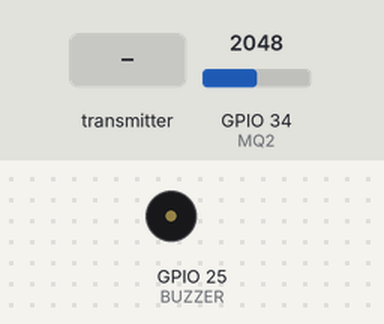
A sketch run on a simulated ESP32. On the bench: buzzer (waves = sounding, pin HIGH). The inputs (shaded band) are chosen by the test bench; at power-on: GPIO 34 (MQ2) = 2048. Random numbers use the default seed unless the sketch sets one; what the sketch prints to the serial monitor is not drawn.

Above: at 6.2 s.
6.3 s: GPIO 34 (MQ2) set to 2580
9.3 s: GPIO 34 (MQ2) set to 2656
At 10.6 s:
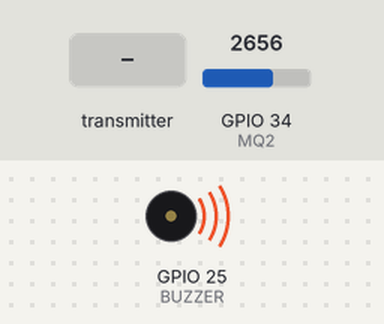
11.3 s: the transmitter starts sending messageID = 1
At 11.7 s:
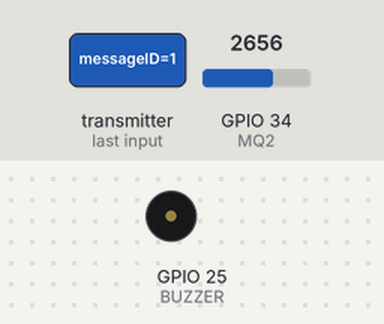
Timing chart, 0 to 14.3 s (numbered marks = the images above; inputs shaded):
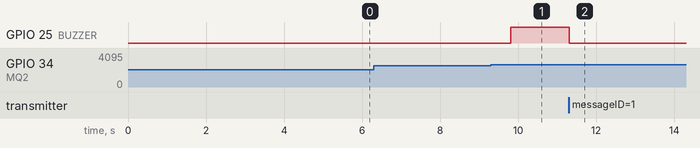

Measured:
- the behaviour switches between 2621 and 2622 on GPIO 34 (MQ2) (found by bisection; images 0 and 1)
- after the input at 6.3 s, every drawn part: stays the same
- after the input at 11.3 s, GPIO 25 (BUZZER): HIGH → LOW at once

The sketch:

node1.ino
```cpp
// ============================================================
//  NODE A — Fire Alarm Mesh Node (Origin + Captive Portal)
// ============================================================

#include <WiFi.h>
#include <esp_now.h>
#include <DNSServer.h>
#include <WebServer.h>

// ── Pin Definitions ──────────────────────────────────────────
#define MQ2    34
#define BUZZER 25

// ── ESP-NOW Broadcast MAC ────────────────────────────────────
uint8_t broadcastMAC[] = {0xFF, 0xFF, 0xFF, 0xFF, 0xFF, 0xFF};

// ── Node Identity ────────────────────────────────────────────
#define NODE_ID "NODE_A"

// ── Captive Portal Config ────────────────────────────────────
const char* AP_SSID     = "🚨 EVACUATE BUILDING 🚨";
const char* AP_PASSWORD = "";
const byte  DNS_PORT    = 53;
IPAddress   AP_IP(192, 168, 4, 1);
IPAddress   AP_SUBNET(255, 255, 255, 0);

DNSServer  dnsServer;
WebServer  webServer(80);
bool       portalActive = false;

// ── Message Struct ───────────────────────────────────────────
typedef struct FireMessage {
  char     nodeID[8];
  uint32_t messageID;
  uint8_t  hopCount;
  bool     isFire;
  uint16_t smokeLevel;
} FireMessage;

// ── Broadcast Storm Prevention ───────────────────────────────
#define SEEN_ID_BUFFER 10
uint32_t seenIDs[SEEN_ID_BUFFER];
uint8_t  seenIndex = 0;

bool alreadySeen(uint32_t id) {
  for (int i = 0; i < SEEN_ID_BUFFER; i++)
    if (seenIDs[i] == id) return true;
  return false;
}

void markSeen(uint32_t id) {
  seenIDs[seenIndex] = id;
  seenIndex = (seenIndex + 1) % SEEN_ID_BUFFER;
}

// ── State ────────────────────────────────────────────────────
bool     fireState    = false;
float    emaValue     = 0.0;
float    baseline     = 0.0;
const float EMA_ALPHA = 0.2;
const float FIRE_PCT  = 0.25; // Bumped slightly to prevent warm-up false alarms
unsigned long lastReadTime = 0; // For non-blocking timer

// ── Helper ───────────────────────────────────────────────────
uint32_t newMessageID() {
  return (uint32_t)esp_random();
}

// ── Captive Portal Control ───────────────────────────────────
const char EVAC_PAGE[] PROGMEM = R"rawliteral(
<!DOCTYPE html><html><body style="background:red;color:white;text-align:center;font-family:sans-serif;margin-top:20%;">
<h1 style="font-size: 50px;">🔥 FIRE DETECTED 🔥</h1>
<h2>EVACUATE IMMEDIATELY</h2>
<p>Do not use elevators. Proceed to the nearest stairs.</p>
</body></html>
)rawliteral";

void handleRoot() {
  webServer.send(200, "text/html", EVAC_PAGE);
}

void handleNotFound() {
  webServer.sendHeader("Location", "http://192.168.4.1/", true);
  webServer.send(302, "text/plain", "");
}

void startCaptivePortal() {
  if (portalActive) return; // Prevent restarting if already up

  WiFi.mode(WIFI_AP_STA);
  WiFi.softAPConfig(AP_IP, AP_IP, AP_SUBNET);
  WiFi.softAP(AP_SSID, AP_PASSWORD);

  dnsServer.start(DNS_PORT, "*", AP_IP);

  webServer.on("/", handleRoot);
  webServer.onNotFound(handleNotFound);
  webServer.begin();

  portalActive = true;
  Serial.println("[NodeA] Portal Started");
}

void stopCaptivePortal() {
  if (!portalActive) return;

  Serial.println("[NodeA] Stopping Portal...");
  dnsServer.stop();
  webServer.stop();
  WiFi.softAPdisconnect(true);
  portalActive = false;
}

// ── ESP-NOW Receive Callback ─────────────────────────────────
void onReceive(const esp_now_recv_info *info, const uint8_t *data, int len) {
  if (len != sizeof(FireMessage)) return;

  FireMessage msg;
  memcpy(&msg, data, sizeof(FireMessage));

  if (alreadySeen(msg.messageID)) return;
  markSeen(msg.messageID);

  Serial.printf("[NodeA] From %s | ID:%u | Fire:%d | Hops:%d\n",
                msg.nodeID, msg.messageID, msg.isFire, msg.hopCount);

  if (msg.isFire) {
    digitalWrite(BUZZER, HIGH);
    startCaptivePortal();
  } else {
    digitalWrite(BUZZER, LOW);
    stopCaptivePortal();
  }

  if (msg.hopCount > 0) {
    msg.hopCount--;
    esp_now_send(broadcastMAC, (uint8_t *)&msg, sizeof(FireMessage));
  }
}

// ── ESP-NOW Send Callback (FIXED v3 Signature) ───────────────
void onSent(const esp_now_send_info_t *info, esp_now_send_status_t status) {
  Serial.printf("[NodeA] Send status: %s\n",
                status == ESP_NOW_SEND_SUCCESS ? "OK" : "FAIL");
}

// ── Calibration ──────────────────────────────────────────────
void calibrateBaseline() {
  Serial.println("[NodeA] Calibrating Baseline...");
  long sum = 0;
  for (int i = 0; i < 50; i++) {
    sum += analogRead(MQ2);
    delay(100);
  }
  baseline = sum / 50.0;
  emaValue = baseline;
  Serial.printf("[NodeA] Baseline set: %.1f\n", baseline);
}

// ── Setup ────────────────────────────────────────────────────
void setup() {
  Serial.begin(115200);
  pinMode(BUZZER, OUTPUT);
  digitalWrite(BUZZER, LOW);

  WiFi.mode(WIFI_STA);
  WiFi.disconnect();

  calibrateBaseline();

  if (esp_now_init() != ESP_OK) {
    Serial.println("ESP-NOW init failed");
    return;
  }

  esp_now_register_recv_cb(onReceive);
  esp_now_register_send_cb(onSent);

  esp_now_peer_info_t peer = {};
  memcpy(peer.peer_addr, broadcastMAC, 6);
  peer.channel = 0;
  peer.encrypt = false;
  esp_now_add_peer(&peer);

  Serial.println("[NodeA] Ready");
}

// ── Loop ─────────────────────────────────────────────────────
void loop() {
  // 1. Constantly handle web requests (No blocking delays here!)
  if (portalActive) {
    dnsServer.processNextRequest();
    webServer.handleClient();
  }

  // 2. Non-blocking timer for sensor reads (every 300ms)
  if (millis() - lastReadTime >= 300) {
    lastReadTime = millis();

    int raw = analogRead(MQ2);
    emaValue = EMA_ALPHA * raw + (1 - EMA_ALPHA) * emaValue;
    float threshold = baseline * (1 + FIRE_PCT);

    // 🔥 FIRE DETECTED
    if (emaValue > threshold && !fireState) {
      fireState = true;
      digitalWrite(BUZZER, HIGH);

      FireMessage msg;
      strcpy(msg.nodeID, NODE_ID);
      msg.messageID = newMessageID();
      msg.hopCount = 3;
      msg.isFire = true;
      msg.smokeLevel = emaValue;

      markSeen(msg.messageID);

      // Triple-send to guarantee delivery
      for (int i = 0; i < 3; i++) {
        esp_now_send(broadcastMAC, (uint8_t *)&msg, sizeof(msg));
        delay(20);
      }

      startCaptivePortal();
      Serial.println("🔥 FIRE SENT");
    }

    // ✅ SAFE DETECTED (Resets the alarm and portal)
    else if (emaValue <= threshold && fireState) {
      fireState = false;
      digitalWrite(BUZZER, LOW);

      FireMessage msg;
      strcpy(msg.nodeID, NODE_ID);
      msg.messageID = newMessageID();
      msg.hopCount = 3;
      msg.isFire = false;
      msg.smokeLevel = emaValue;

      markSeen(msg.messageID);

      esp_now_send(broadcastMAC, (uint8_t *)&msg, sizeof(msg));

      stopCaptivePortal();
      Serial.println("✅ SAFE SENT");
    }
  }
}
```
